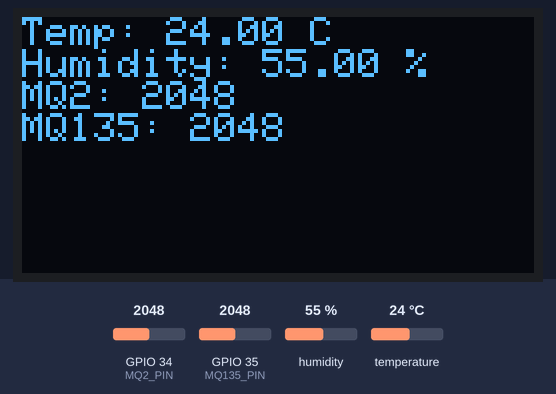
A sketch run on a simulated ESP32. On the bench: 128×64 one-colour display. Inputs (shaded band) come from the test bench; at power-on: humidity 55 %, GPIO 34 (MQ2_PIN) = 2048, GPIO 35 (MQ135_PIN) = 2048, temperature 24 °C. What the sketch prints to the serial monitor is not drawn.

Above: at 3.2 s.
3.3 s: humidity set to 22 %
At 5.2 s:
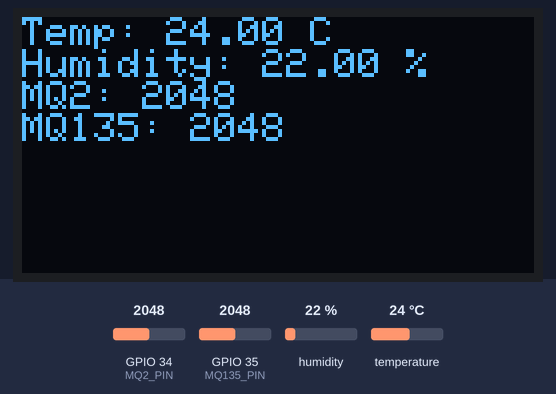
6.0 s: GPIO 34 (MQ2_PIN) set to 2866
At 7.3 s:
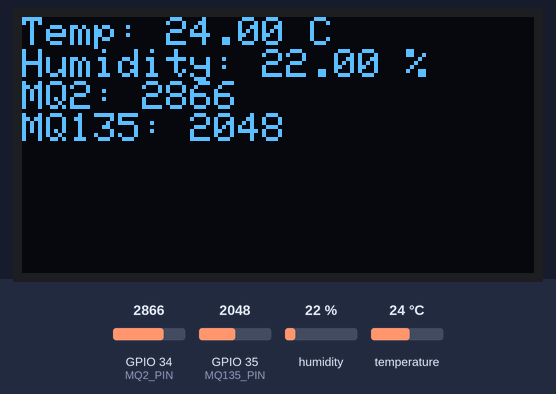
8.7 s: GPIO 35 (MQ135_PIN) set to 2866
At 11.5 s:
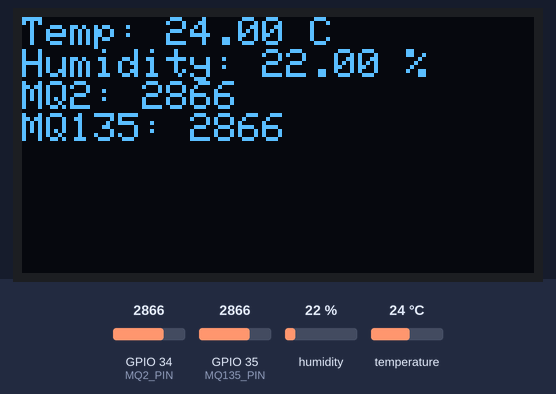
11.8 s: temperature set to 12 °C
At 13.7 s:
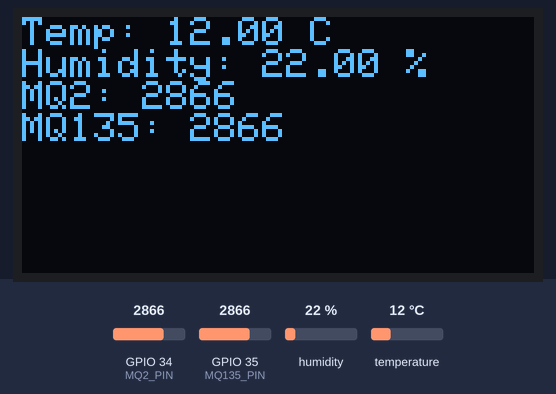
14.5 s: GPIO 34 (MQ2_PIN) set to 3972
At 16.8 s:
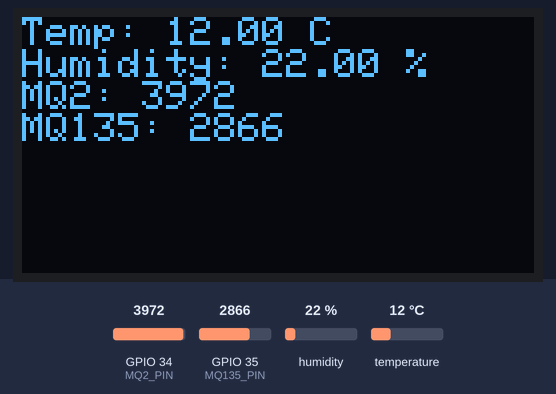
17.9 s: GPIO 35 (MQ135_PIN) set to 3972
At 18.9 s:
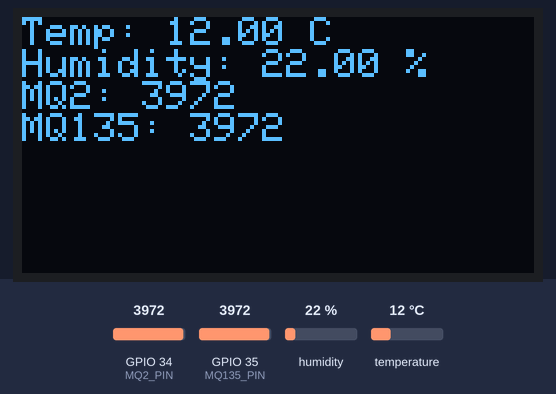
Timing chart, 0 to 20.9 s (numbered marks = the images above; inputs shaded):
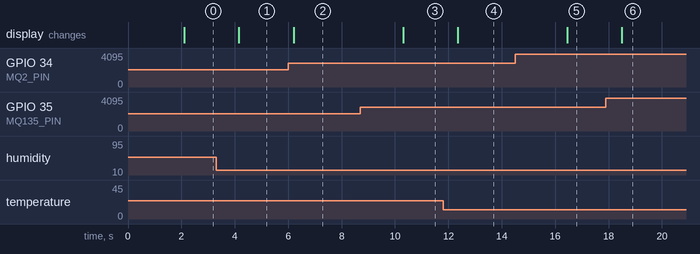

Measured:
- after the input at 3.3 s, the display: changes after 0.85 s (image 1)
- after the input at 6.0 s, the display: changes after 0.20 s (image 2)
- after the input at 8.7 s, the display: changes after 1.6 s (image 3)
- after the input at 11.8 s, the display: changes after 0.55 s (image 4)
- after the input at 14.5 s, the display: changes after 2.0 s (image 5)
- after the input at 17.9 s, the display: changes after 0.60 s (image 6)

The sketch:

esp32_environment_monitor.ino
```cpp
/*
 * FireSense Rover - ESP32 Environmental Monitoring
 * Starter template for DHT11, MQ-2, MQ-135 and OLED.
 * Verify GPIO pins and OLED address with the actual hardware.
 */

#include <Wire.h>
#include <Adafruit_GFX.h>
#include <Adafruit_SSD1306.h>
#include <DHT.h>

#define DHT_PIN 4
#define DHT_TYPE DHT11
#define MQ2_PIN 34
#define MQ135_PIN 35

#define SCREEN_WIDTH 128
#define SCREEN_HEIGHT 64
#define OLED_RESET -1
#define OLED_ADDRESS 0x3C

DHT dht(DHT_PIN, DHT_TYPE);
Adafruit_SSD1306 display(SCREEN_WIDTH, SCREEN_HEIGHT, &Wire, OLED_RESET);

void setup()
{
    Serial.begin(115200);
    dht.begin();

    pinMode(MQ2_PIN, INPUT);
    pinMode(MQ135_PIN, INPUT);

    if (!display.begin(SSD1306_SWITCHCAPVCC, OLED_ADDRESS))
    {
        Serial.println("OLED initialization failed");
        while (true);
    }

    display.clearDisplay();
    display.setTextSize(1);
    display.setTextColor(SSD1306_WHITE);
    display.setCursor(0, 0);
    display.println("FireSense Rover");
    display.println("Monitoring Ready");
    display.display();
    delay(2000);
}

void loop()
{
    float temperature = dht.readTemperature();
    float humidity = dht.readHumidity();

    int gasValue = analogRead(MQ2_PIN);
    int airQualityValue = analogRead(MQ135_PIN);

    Serial.print("Temperature: ");
    Serial.print(temperature);
    Serial.println(" C");

    Serial.print("Humidity: ");
    Serial.print(humidity);
    Serial.println(" %");

    Serial.print("MQ-2: ");
    Serial.println(gasValue);

    Serial.print("MQ-135: ");
    Serial.println(airQualityValue);

    display.clearDisplay();
    display.setCursor(0, 0);
    display.print("Temp: ");
    display.print(temperature);
    display.println(" C");

    display.print("Humidity: ");
    display.print(humidity);
    display.println(" %");

    display.print("MQ2: ");
    display.println(gasValue);

    display.print("MQ135: ");
    display.println(airQualityValue);

    display.display();
    delay(2000);
}
```
